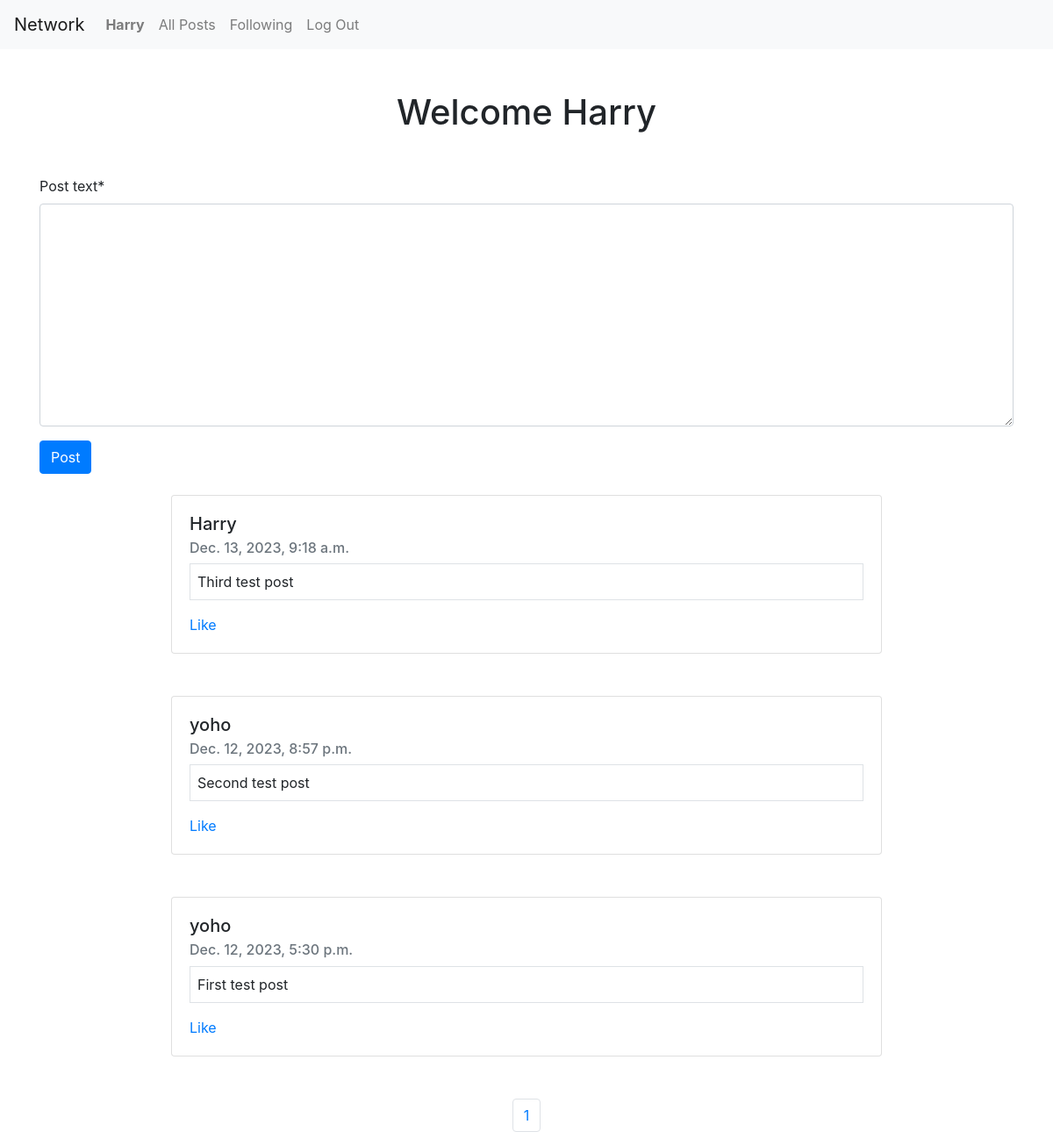
Before: / (signed in) with the older database file.
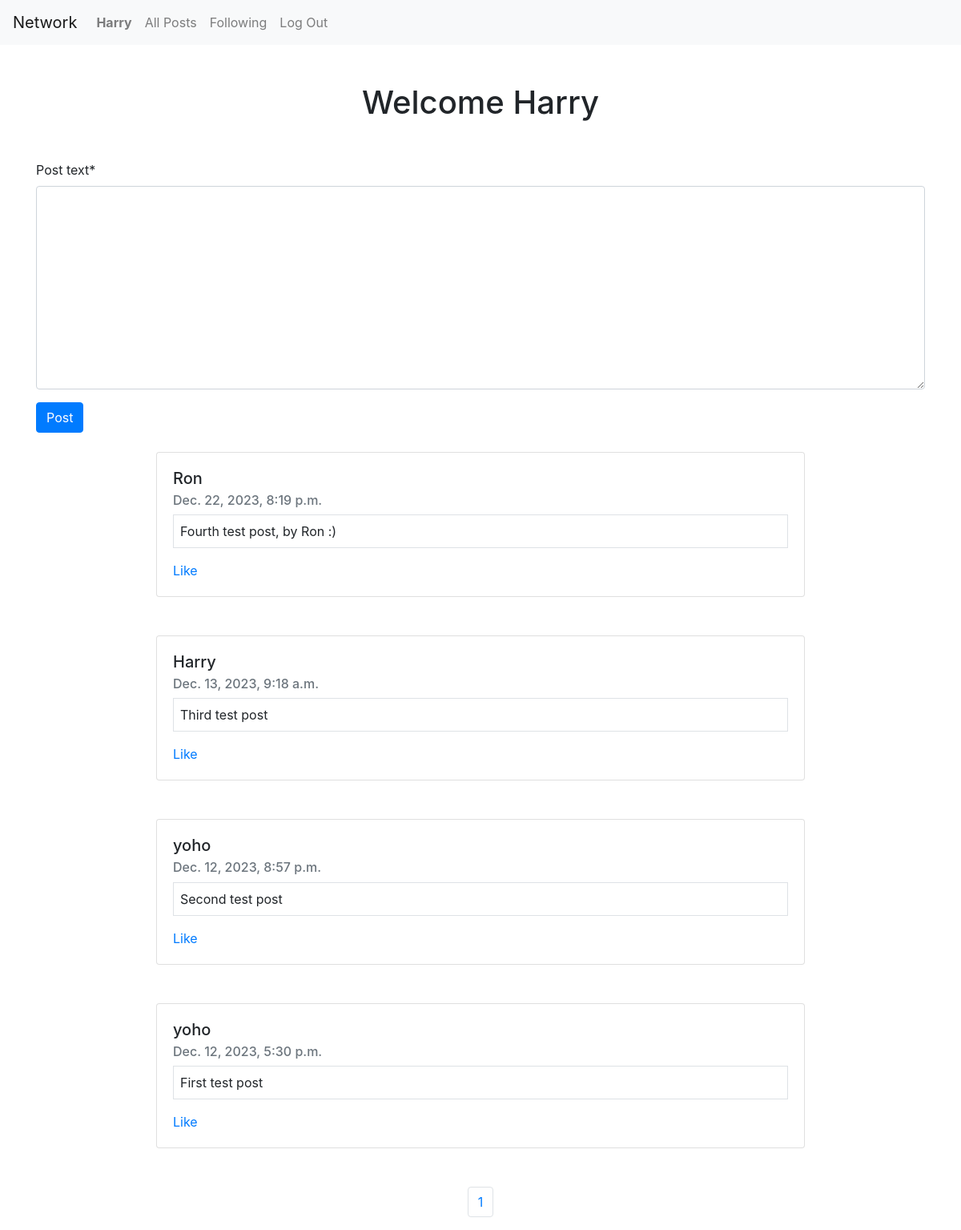
After: the same page with the newer database file.
### network/models.py (models this page shows, shortened)
class NewPost(models.Model):
    user = models.ForeignKey(User, on_delete=models.CASCADE, related_name="new_posts")
    post_text = models.TextField(max_length=250)
    date = models.DateTimeField(auto_now_add=True)

class User(AbstractUser):
    pass

### network/views.py (the view)
# urls.py: path("", views.index, name="index"),
def index(request):
    if request.method == "POST":
        f = NewPostForm(request.POST)
        if f.is_valid():
            instance = f.save(commit=False)
            instance.user = request.user
            instance.save()
        return(HttpResponseRedirect(reverse("index")))
    else:
        all_posts = NewPost.objects.order_by("-date")
        f = NewPostForm()
        paginator = Paginator(all_posts, 10)
        page_number = request.GET.get("page")
        page_obj = paginator.get_page(page_number)
        return render(request, "network/index.html", {
            "NewPostForm": f,
            "page_obj": page_obj,
            "num_pages": range(paginator.num_pages)
        })

### network/forms.py
class NewPostForm(ModelForm):
    class Meta:
        model = NewPost
        fields = ["post_text"]

### network/templates/network/index.html (shortened to what this page needs)
{% extends "network/layout.html" %}
{% load crispy_forms_tags %}
{% block body %}
    <div class="container">
    {% if user.is_authenticated %}
        <h1 class="my-5 text-center">Welcome {{ user.username }}</h1>
        <form action="{% url 'index' %}" method="post">
            <div class="form-group">
                {% crispy NewPostForm %}
                <input type="submit" value="Post" class="btn btn-primary mb-2">
            </div>
        </form>
        <div class="container">
            {% for post in page_obj %}
                <div class="card mx-auto w-75 mb-5" style="width: 18rem;">
                    <div class="card-body">
                        <h5 class="card-title"><a href="{% url 'profile' post.user %}" class="text-reset text-decoration-none">{{ post.user }}</a></h5>
                        <h6 class="card-subtitle mb-2 text-muted">{{ post.date }}</h6>
                        <p class="card-text border p-2">{{ post.post_text }}</p>
                        <a href="#" class="card-link">Like</a>
                    </div>
                </div>
            {% endfor %}
        </div>
        <nav aria-label="Page navigation example">
            <ul class="pagination justify-content-center">
                {% for page in num_pages %}
                    <li class="page-item"><a class="page-link" href="?page={{ page|add:'1' }}">{{ page|add:"1" }}</a></li>
                {% endfor %}
            </ul>
        </nav>
    {% endif %}
    </div>
{% endblock %}

Changed rows visible on the page:
added NewPost: user "Ron", date "Dec. 22, 2023, 8:19 p.m.", post_text "Fourth test post, by Ron :)"
